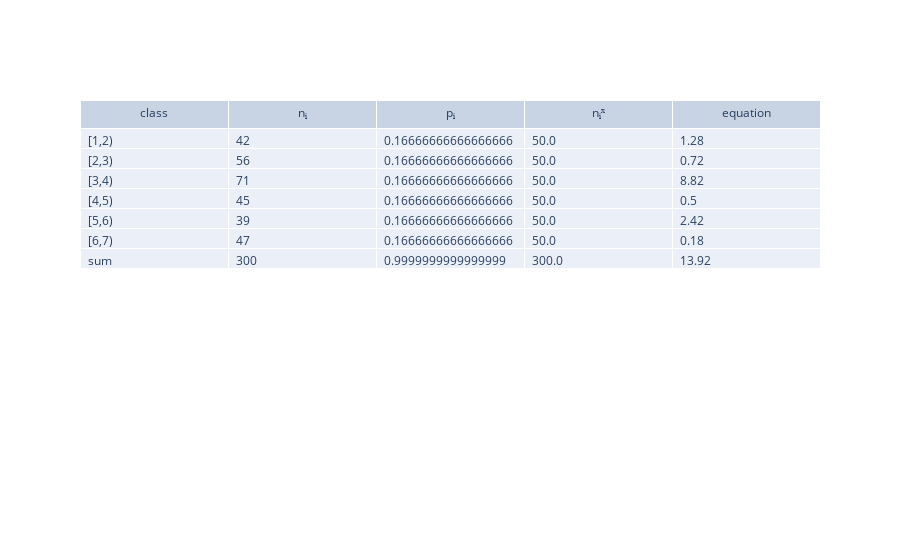

The code cell stored with this chart in its notebook:
### Markdown cell above
Ein Zufallszahlengenerator soll 300 reelle gleichverteilte Zufallszahlen im Intervall $[1, 7]$ liefern. Die
berechneten Pseudozufallszahlen verteilten sich gemäß
- Klasse $t_i \in ...$ [1, 2)&emsp;[2, 3)&emsp;[3, 4)&emsp;[4, 5)&emsp;[5, 6)&emsp;[6, 7)
- Häufigkeit &emsp;&emsp;42 &emsp;&emsp;56 &emsp;&emsp;71 &emsp;&emsp;45&emsp;&emsp;39&emsp;&emsp;47

Teste unter einer Irrtumswahrscheinlichkeit von $α = 0.05$, ob es sich um gleichverteilte Zufallszahlen
handelt.

### Code cell
from sympy.stats import P, DiscreteUniform
from scipy import stats
import plotly.graph_objects as go
from numpy import transpose

classes = [[1,2], [2,3], [3,4], [4,5], [5,6], [6,7]]
delta_t_amounts = [42,56,71,45,39,47]
n = 300
alpha = 0.05

class sample:
    n = n

    def __init__(self, lowerLimit_closed, upperLimit_open, nᵢ):
        self.lowerLimit = lowerLimit_closed
        self.upperLimit = upperLimit_open
        self.nᵢ = nᵢ
        self.X = DiscreteUniform('X', list(range(max(min(classes)), max(max(classes))+ 1))) # set lowest and highest element as boundary
        self.pᵢ = float(P(self.X <= self.upperLimit) - P(self.X <= self.lowerLimit))
        self.nᵢˣ = sample.n * self.pᵢ
        self.equation = (self.nᵢ - self.nᵢˣ)**2/self.nᵢˣ

def sum_col(name, table_data):
    return sum([table_data[i][name] for i, item in enumerate(table_data)])

if n != sum(delta_t_amounts):
    raise IOError("delta_t_amounts and n are not equal, possibly wrong input")

s = [sample(delta_t_class[0], delta_t_class[1], delta_t_amounts[i]) for i, delta_t_class in enumerate(classes)]

table_data = []
for i, _sample in enumerate(s):
    samples = {}
    samples['class'] = f"[{_sample.lowerLimit},{_sample.upperLimit})"
    samples['nᵢ'] = _sample.nᵢ
    samples['pᵢ'] = _sample.pᵢ
    samples['nᵢˣ'] = _sample.nᵢˣ
    samples['equation'] = _sample.equation
    table_data.append(samples)
table_data.append({'class': 'sum', 'nᵢ': sum_col('nᵢ', table_data), 'pᵢ': sum_col('pᵢ', table_data), 'nᵢˣ': sum_col('nᵢˣ', table_data), 'equation': sum_col('equation', table_data)})

f = len(delta_t_amounts) -1
quantile = 1-alpha
degrees = f #-1 # 1 assumption -> degrees -1
c = stats.chi2.ppf(quantile, degrees)
z = table_data[-1]['equation']

print(f"test value: z = {z}")
print(f'c = {c} is the {quantile:1f}-quantile of the 𝜒²-distribution with f = {degrees} degrees')
print(f"the sample {'seems' if z < c else 'does not seem'} to be equally distributed with a {alpha*100}% error rate")

fig = go.Figure(data=[go.Table(header=dict(values=list(samples.keys())),
                 cells=dict(values=transpose([list(item.values()) for item in table_data]), align="left"))
                    ])
fig.show()

### Figure 1 — Plotly figure (JSON) as saved in the notebook; plotly's stock layout.template omitted (floating-point values rounded to 4 significant figures)
{"data": [{"cells": {"align": "left", "values": [["[1,2)", "[2,3)", "[3,4)", "[4,5)", "[5,6)", "[6,7)", "sum"], ["42", "56", "71", "45", "39", "47", "300"], ["0.16666666666666666", "0.16666666666666666", "0.16666666666666666", "0.16666666666666666", "0.16666666666666666", "0.16666666666666666", "0.9999999999999999"], ["50.0", "50.0", "50.0", "50.0", "50.0", "50.0", "300.0"], ["1.28", "0.72", "8.82", "0.5", "2.42", "0.18", "13.92"]]}, "header": {"values": ["class", "nᵢ", "pᵢ", "nᵢˣ", "equation"]}, "type": "table"}], "layout": {}}
